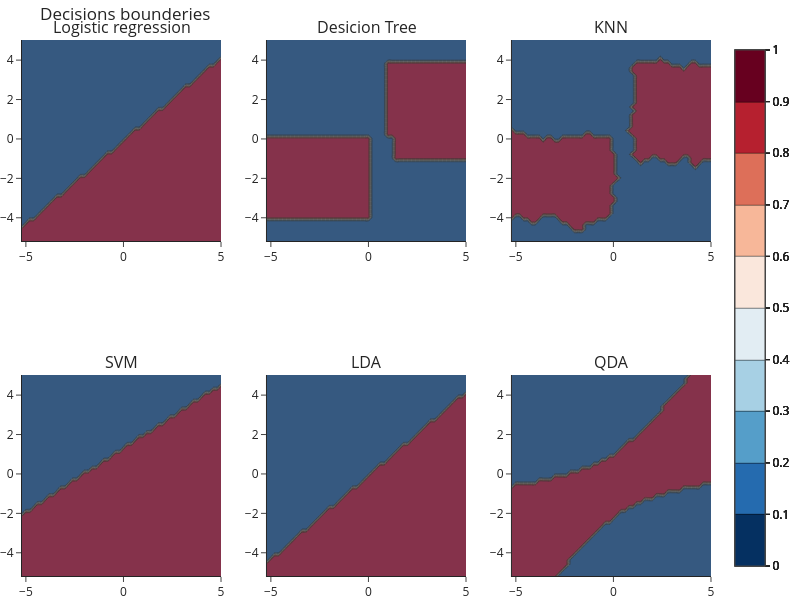

This figure's notebook cell:
### Code cell
Zs = []

for model in models:
    model.fit(X, y_tree)
    Z = model.predict(np.c_[xx.ravel(), yy.ravel()])
    Z = Z.reshape(xx.shape)
    Zs.append(Z)

plot_all_classifiers(Zs)
plot_roc_curves(models, X, y_tree)
